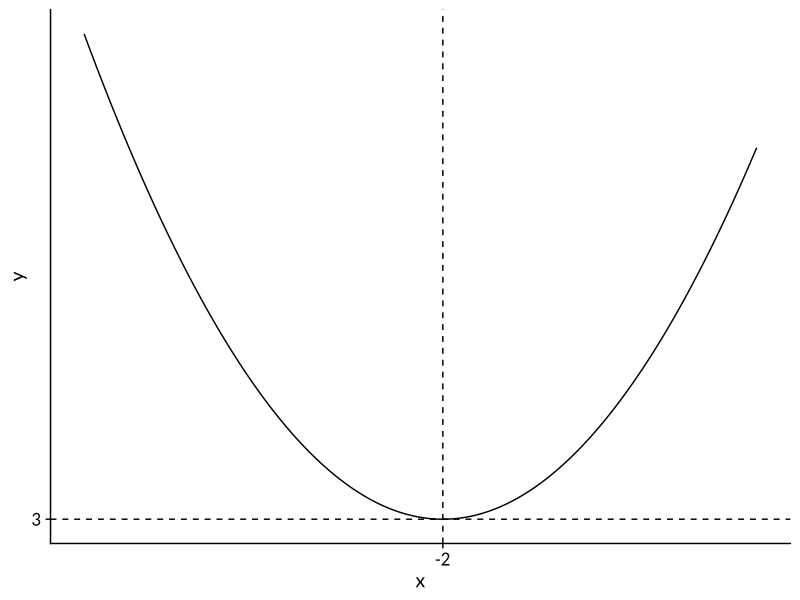

Recreate this plot in R.
## ---- chunk 1
library(tidyverse)
library(glue)
library(gganimate)
## ---- chunk 2
#| code-fold: true

x <- seq(-10,5,length.out=1e4)
y <- (x + 2)^2 + 3

plot_data <- tibble(x, y)

plot_data %>%
  ggplot() +
  aes(x=x, y=y) +
  geom_line() +
  geom_hline(yintercept = 3, linetype=2) +
  geom_vline(xintercept = -2, linetype=2) +
  scale_x_continuous(breaks=c(-2)) +
  scale_y_continuous(breaks=c(3)) +
  cowplot::theme_cowplot(font_family = "Lato")
## ---- chunk 3
#| output: false

# Define f(x) and df/dx
f <- function(x){(x+2)^2 + 3}
df_dx <- function(x){2*x+4}

# Set learning rate
learning_rate <- 0.1

# Set starting point
x <- 5

# Create a counter to track the iteration
iter <- 1

while(TRUE){ # Loop until we reach exit conditions
  
  # Compute the gradient at the current x value
  current_grad <- df_dx(x)
  
  # Compute delta at the current x value
  delta <- -current_grad*learning_rate
  
  # Compute the updated x value, given delta
  x <- x + delta
  
  # Print the current state of the algorithm
  # the glue package is used for printing variables easily
  print(glue("Iteration: {iter}"))
  print(glue("x: {x}"))
  print(glue("y: {f(x)}"))
  print(glue("delta: {delta}"))
  
  # Increment the iteration counter
  iter <- iter + 1
  
  # Exit if delta is below the threshold or max iterations have been reached
  if (abs(delta)<0.001 | iter>5000) {
    break
  }
}
